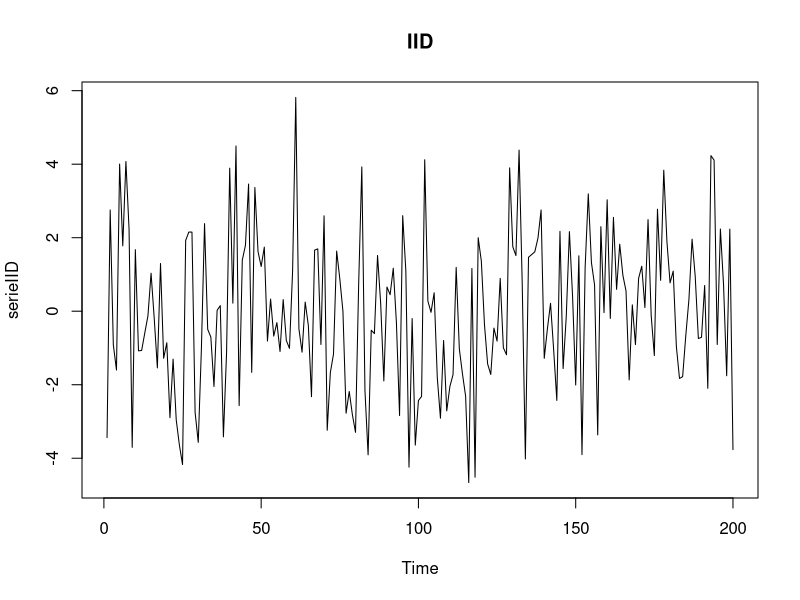
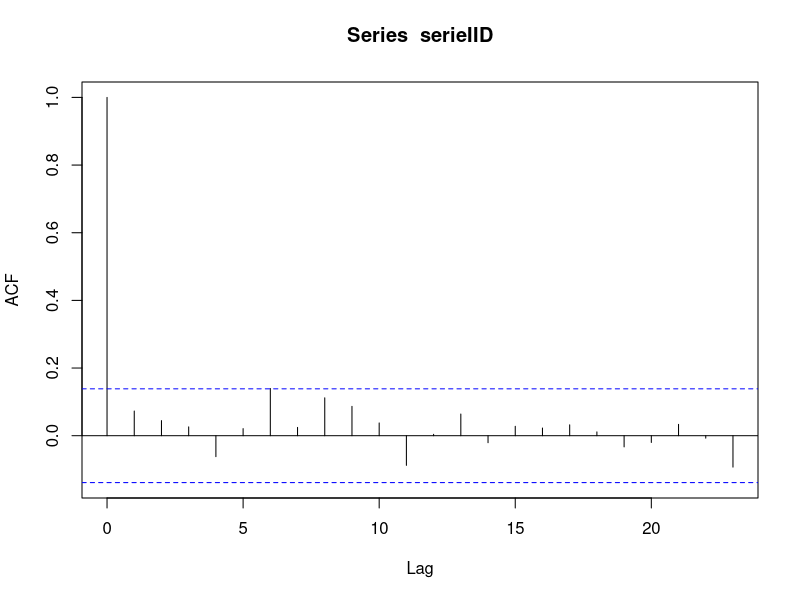
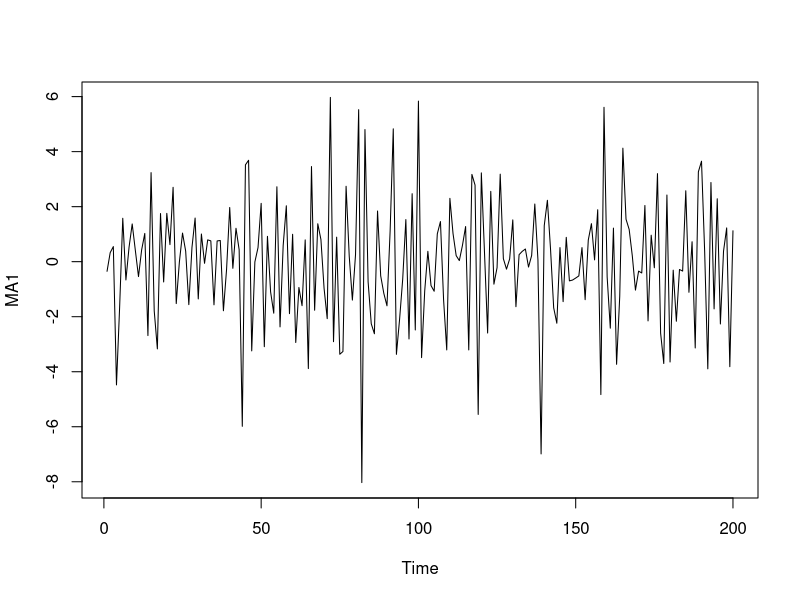
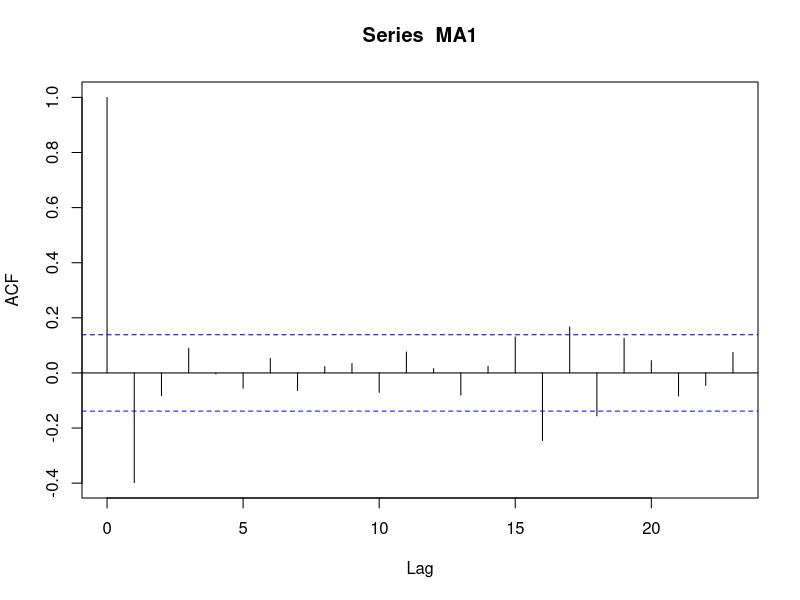
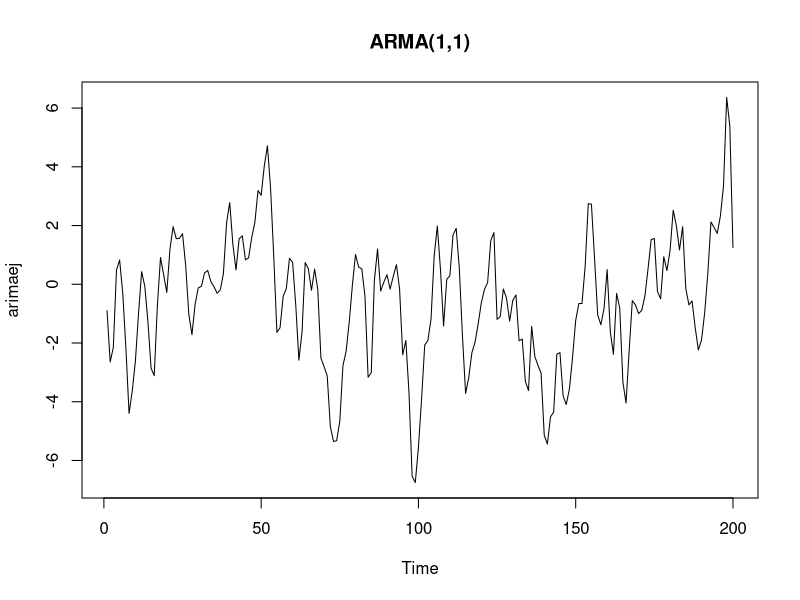
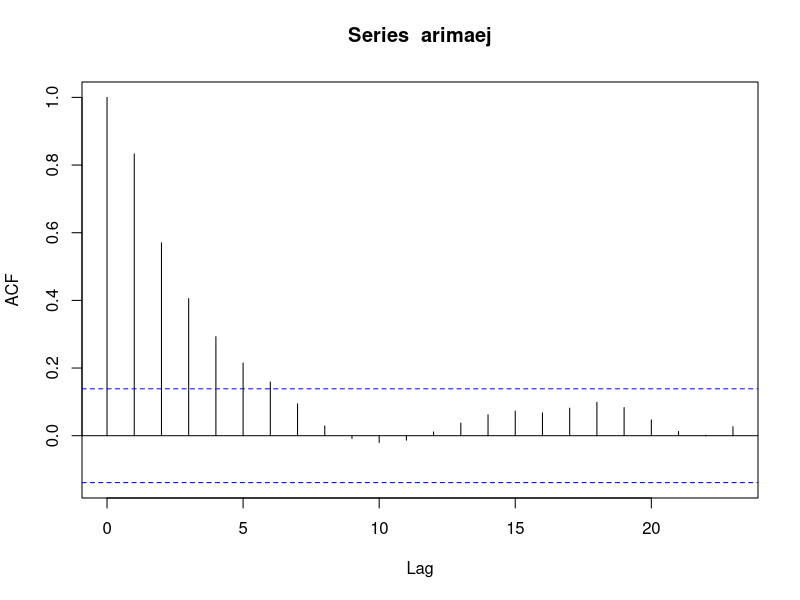
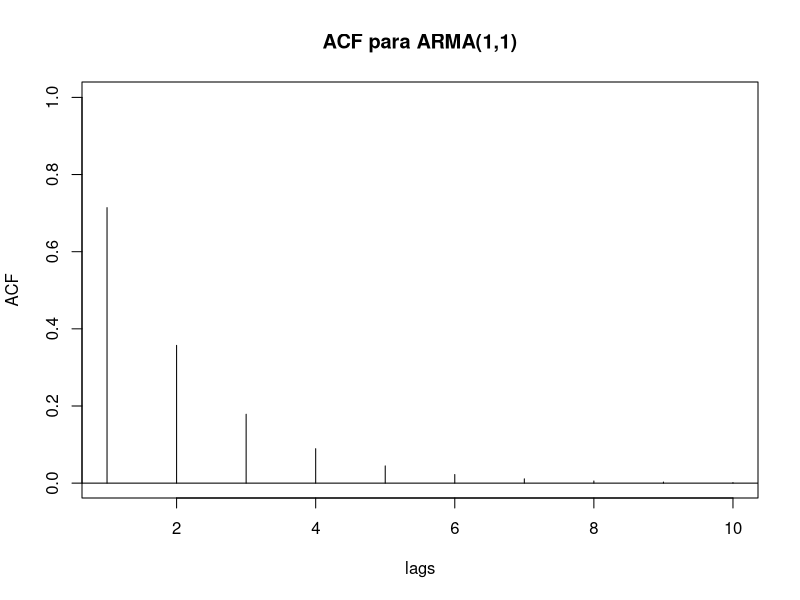

Source code (R) for these figures, in order:
## ---- chunk 1
knitr::opts_chunk$set(echo = TRUE)
## ---- chunk 2
n=200 #Tamaño de la serie
l=50 #condiciones iniciales
theta=-0.5 
phi=0.5
sigma=2
###Simulación IID####
serieIID=as.ts(rnorm(n,0,2))
plot(serieIID,main='IID')
acf(serieIID)
## ---- chunk 3
#####Simulación MA(1)#####
ruido=rnorm(n+l,0,sigma)
MA1aux=rep(0,n+l)
MA1aux
for(j in 2:(n+l))
{
  MA1aux[j]=theta*ruido[j-1]+ruido[j]
}
MA1=as.ts(MA1aux[l+1:n])
plot(MA1)
acf(MA1)

## ---- chunk 4
Tlength=200
arimaej=arima.sim(list(order = c(1,0,1),ar = 0.7,ma=0.6), n = Tlength)
plot(arimaej,main='ARMA(1,1)')
acf(arimaej)
## ---- chunk 5
acf_ARMA<- ARMAacf(ar=c(0.5),ma=c(0.5), lag.max = 10)
lags <- 0:10 
plot(lags,acf_ARMA,xlim=c(1,10),ylab = "ACF",type="h",main = "ACF para ARMA(1,1)")
abline(h=0) #Agrega un eje al gráfico
